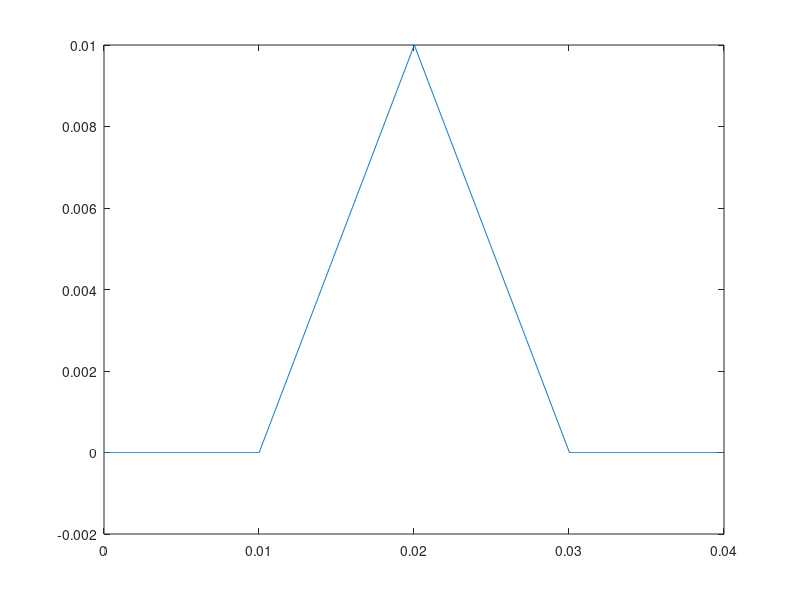

This figure's MATLAB source:
% Example of Cross-Correlation

T0 = 0.01; T1 = 2*T0; T2  = T1 + T0; Tend = T2+T0;
N = 2^10; deltaT = Tend/N; Ax = 1; Ay = 1;
t = linspace(0, Tend, N);
PulseCrossCorr = @(t, Ts, Te, ampl)(ampl*(((t-Ts)>=0)-((t-Te)>0)));
x = PulseCrossCorr(t, 0, T0, Ax);
y = PulseCrossCorr(t, T1, T2, Ay);
X = fft(x,N);
Y = conj(fft(y,N));
Rxy = ifft(X.*Y*deltaT,N);
plot(t, real(Rxy))